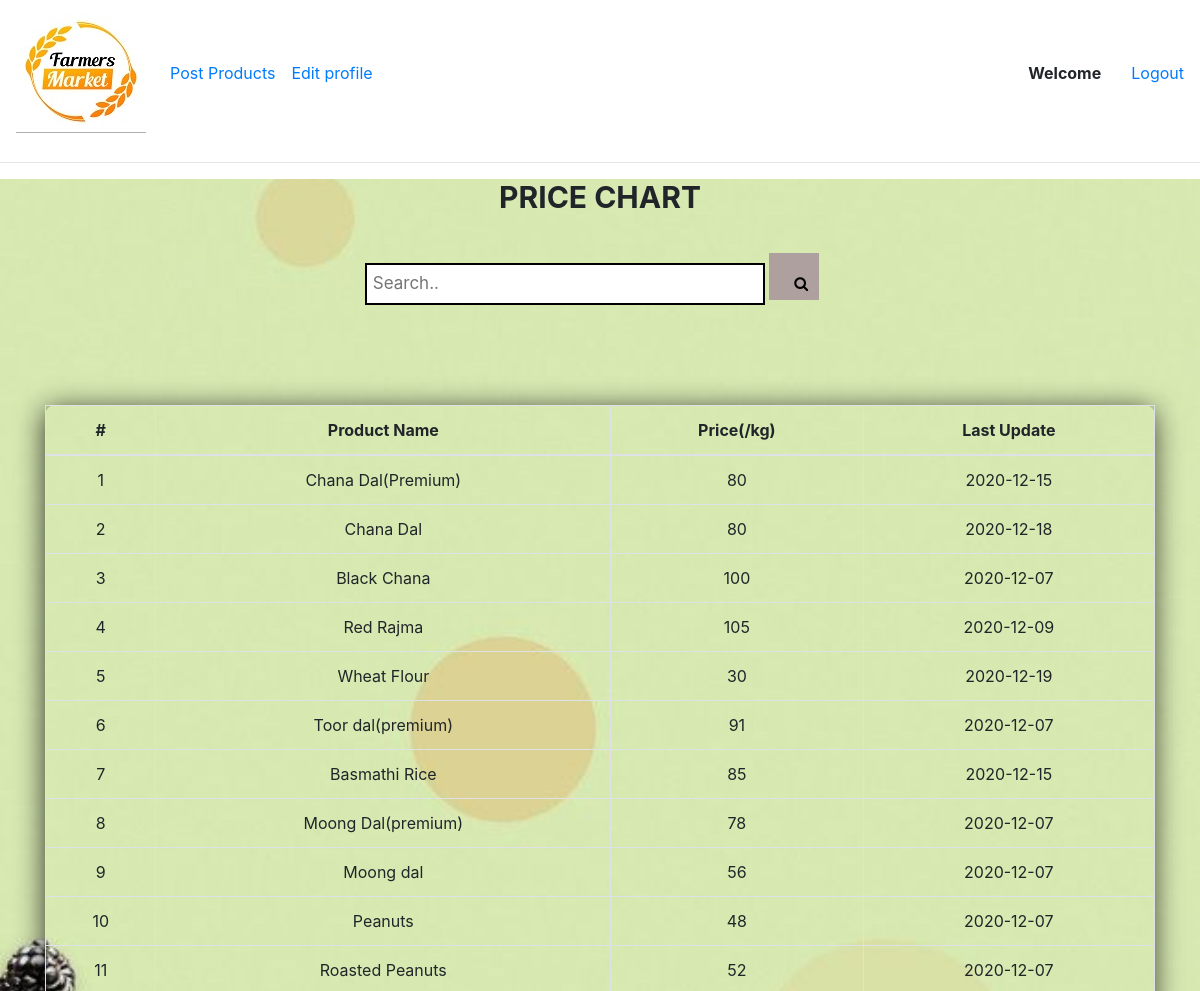
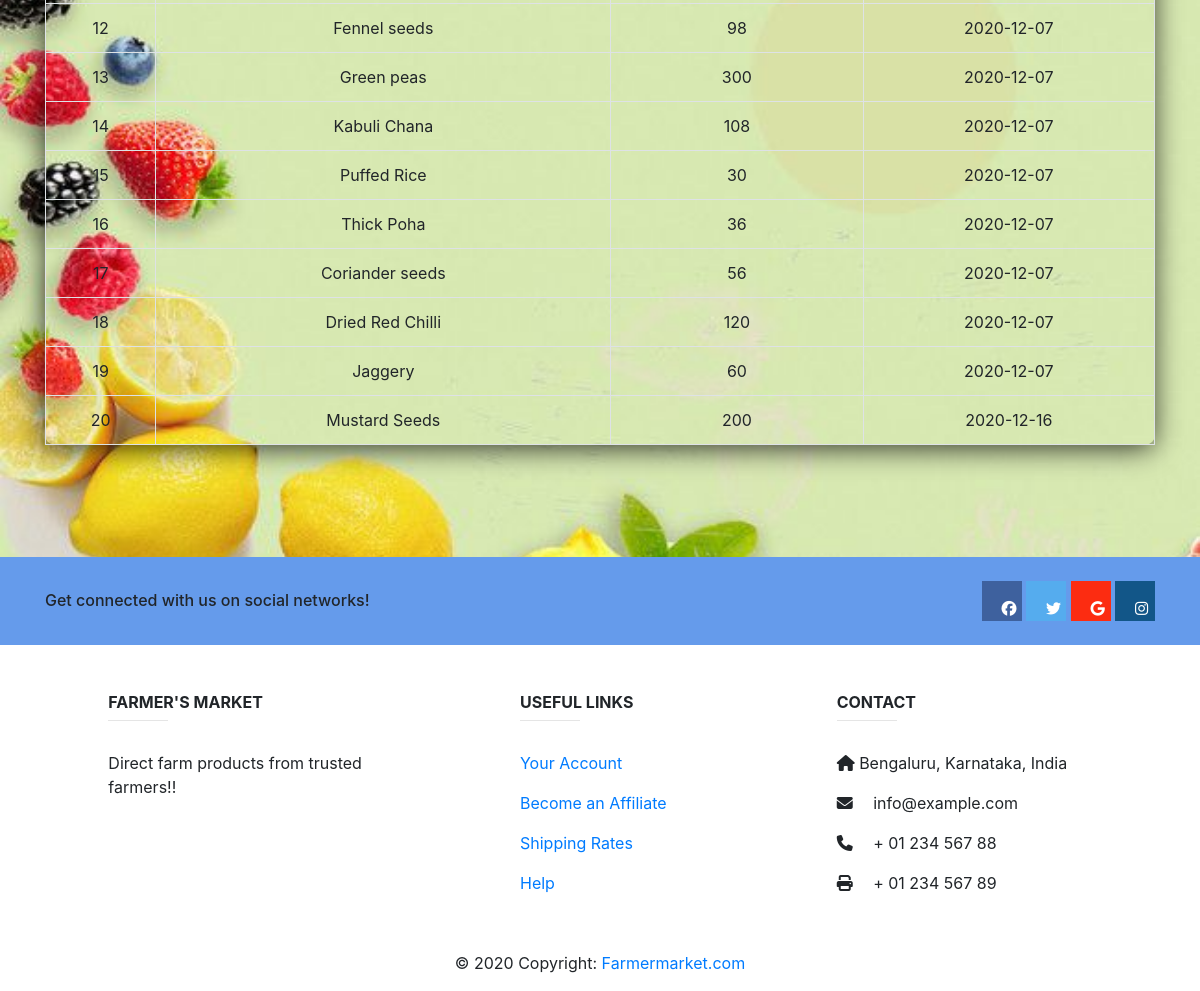
Screenshot of /fhome.php with the database file from the repository (2 pictures, top to bottom).
### tables this page shows
CREATE TABLE `price_details` (
  `id` int(11) NOT NULL,
  `product_name` varchar(100) NOT NULL,
  `price` decimal(10,0) NOT NULL,
  `date` date NOT NULL DEFAULT current_timestamp()
);

### fhome.php (the view, shortened to what this page needs)
<?php
include_once 'server.php';
$result = mysqli_query($db,"SELECT * FROM price_details");
?>
<!doctype html>
<html lang="en">
<head>
    <link rel="stylesheet" href="https://stackpath.bootstrapcdn.com/bootstrap/4.3.1/css/bootstrap.min.css"
>
    <link rel="stylesheet" href="https://cdnjs.cloudflare.com/ajax/libs/font-awesome/4.7.0/css/font-awesome.min.css">
    <link rel="stylesheet" href="cart.css">
</head>
<body>
    <nav class="navbar navbar-expand-lg" id="navbar">
        <a class="navbar-brand" href="adminHome.php"><img id="navbarimg" src="images/logo.png" alt="logo"></a>
        <div class="collapse navbar-collapse" id="navbarNav">
            <ul class="navbar-nav">
                <li class="nav-item active">
                    <a class="nav-link" href="newproducts.php">Post Products<span class="sr-only">(current)</span></a>
                </li>
                <li class="nav-item">
                    <a class="nav-link" href="fedit.php">Edit profile</a>
                </li>
            </ul>
        </div>
        <p style="margin-right:30px; margin-top:15px; font-weight:bold;">
            Welcome<span><?php echo " ".$_SESSION["username"] ?></span></p>
        <a href="logout.php">Logout</a>
    </nav>
    <hr>
    <div class="container-fluid">
        <div class="container">
            <h2 id="h2">Price Chart</h2>
            <div class="search-container">
                <form action="/action_page.php">
                    <input type="text" placeholder="Search.." id="search" onkeyup="myFunction()">
                    <button type="submit"><i class="fa fa-search"></i></button>
                </form>
            </div>
            <table class="table table-bordered" id="table">
                <thead>
                    <tr>
                        <th scope="col">#</th>
                        <th scope="col">Product Name</th>
                        <th scope="col">Price(/kg)</th>
                        <th scope="col">Last Update</th>
                    </tr>
                </thead>
                <tbody>
                    <?php
$i=0;
while($row = mysqli_fetch_array($result)) {
if($i%2==0)
$classname="even";
else
$classname="odd";
?>
                    <tr class="<?php if(isset($classname)) echo $classname;?>">
                        <td><?php echo $row["id"]; ?></td>
                        <td><?php echo $row["product_name"]; ?></td>
                        <td><?php echo $row["price"]; ?></td>
                        <td><?php echo $row["date"]; ?></td>
                    </tr>
                    <?php
$i++;
}
?>
                </tbody>
            </table>
        </div>
        <br>
        <br>
        <br>
    </div>
<div class="footer">
</div>
</body>
</html>

### cart.css (style rules this page uses)
* { margin: 0; padding: 0; box-sizing: border-box; }
.container-fluid { background:url(images/edit.jpg); background-size: cover; background-position: center; }
.container .search-container { text-align: center; margin-top: 30px; margin-bottom: 25px; }
.container input[type=text] { padding: 6px; margin-top: 8px; font-size: 17px; width: 400px; border: 2px solid black; }
.container .search-container button { padding: 3px 5px; margin-top: 8px; margin-right: 16px; background: rgb(175, 160, 160); font-size: 17px; border: none; cursor: pointer; }
.table { margin-top:100px; border: none; border-radius: 10px ; text-align: center; height: 100%; z-index:999; overflow: scroll; padding: 60px 32px; box-shadow: -1px 4px 28px 0px rgba(0,0,0, 0.75); margin-bottom: 40px; }
.container h2 { text-align: center; margin-top: 10px; font-size: 30px; font-weight: bolder; text-transform: uppercase; }

### style.css (style rules this page uses)
* { margin: 0; padding: 0; box-sizing: border-box; }
.fa { padding: 20px; font-size: 15px; width: 40px; height: 20px; text-align: center; text-decoration: none; }

### rows the page displays
price_details: id "1", product_name "Chana Dal(Premium)", price "80", date "2020-12-15"
price_details: id "2", product_name "Chana Dal", price "80", date "2020-12-18"
price_details: id "3", product_name "Black Chana", price "100", date "2020-12-07"
price_details: id "4", product_name "Red Rajma", price "105", date "2020-12-09"
price_details: id "5", product_name "Wheat Flour", price "30", date "2020-12-19"
price_details: id "6", product_name "Toor dal(premium)", price "91", date "2020-12-07"
price_details: id "7", product_name "Basmathi Rice", price "85", date "2020-12-15"
price_details: id "8", product_name "Moong Dal(premium)", price "78", date "2020-12-07"
price_details: id "9", product_name "Moong dal", price "56", date "2020-12-07"
price_details: id "10", product_name "Peanuts", price "48", date "2020-12-07"
price_details: id "11", product_name "Roasted Peanuts", price "52", date "2020-12-07"
price_details: id "12", product_name "Fennel seeds", price "98", date "2020-12-07"
price_details: id "13", product_name "Green peas", price "300", date "2020-12-07"
price_details: id "14", product_name "Kabuli Chana", price "108", date "2020-12-07"
price_details: id "15", product_name "Puffed Rice", price "30", date "2020-12-07"
price_details: id "16", product_name "Thick Poha", price "36", date "2020-12-07"
price_details: id "17", product_name "Coriander seeds", price "56", date "2020-12-07"
price_details: id "18", product_name "Dried Red Chilli", price "120", date "2020-12-07"
price_details: id "19", product_name "Jaggery", price "60", date "2020-12-07"
price_details: id "20", product_name "Mustard Seeds", price "200", date "2020-12-16"
